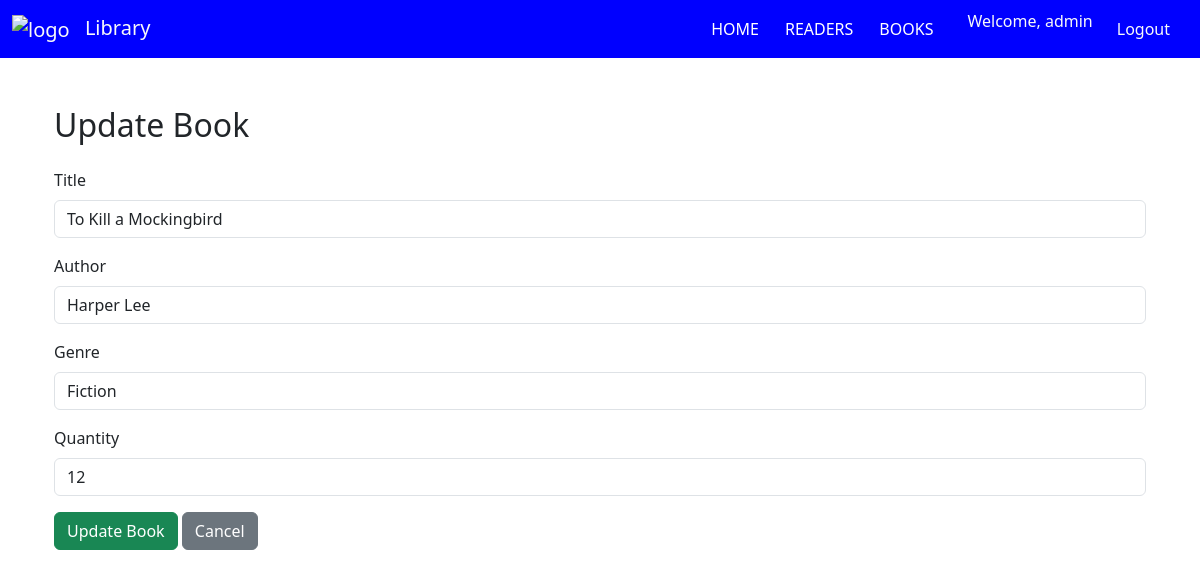
Screenshot of /books/update/1/ (signed in) with the database file from the repository.
### lims_app/models.py (models this page shows, shortened)
class User(AbstractUser):
    ROLE_CHOICES = (
        ('admin', 'Admin'),
        ('librarian', 'Librarian'),
        ('member', 'Member'),
    )
    role = models.CharField(max_length=10, choices=ROLE_CHOICES, default='member')
    phone = models.CharField(max_length=15, blank=True, null=True)
    address = models.TextField(blank=True, null=True)
    def is_admin(self):
        return self.role == 'admin' or self.is_superuser
    def is_librarian(self):
        return self.role == 'librarian' or self.is_admin()

class Book(models.Model):
    title = models.CharField(max_length=200,unique=True)
    author = models.CharField(max_length=200)
    genre = models.CharField(max_length=100)
    available_quantity = models.PositiveIntegerField(default=1)

### lims_app/views.py (the view, shortened to what this page needs)
# urls.py: path('books/update/<int:book_id>/', views.update_book, name='update_book'),
@librarian_required
def update_book(request, book_id):
    book = Book.objects.get(id=book_id)
    return render(request, 'update_book.html', {'book': book})

### lims_app/templates/update_book.html (shortened to what this page needs)
{% extends "index.html" %}
{% block main_content %}
<div class="container mt-5">
    <h2 class="mb-4">Update Book</h2>
    <form method="post">
        <div class="mb-3">
            <label class="form-label">Title</label>
            <input type="text" name="title" class="form-control" value="{{ book.title }}" required>
        </div>
        <div class="mb-3">
            <label class="form-label">Author</label>
            <input type="text" name="author" class="form-control" value="{{ book.author }}" required>
        </div>
        <div class="mb-3">
            <label class="form-label">Genre</label>
            <input type="text" name="genre" class="form-control" value="{{ book.genre }}" required>
        </div>
        <div class="mb-3">
            <label class="form-label">Quantity</label>
            <input type="number" name="available_quantity" class="form-control" value="{{ book.available_quantity }}" min="1" required>
        </div>
        <button type="submit" class="btn btn-success">Update Book</button>
        <a href="{% url 'book_list' %}" class="btn btn-secondary">Cancel</a>
    </form>
</div>
{% endblock %}

### lims_app/templates/index.html (shortened to what this page needs)
<!doctype html>
{% load static %}
<html lang="en">
  <head>
    <link href="https://cdn.jsdelivr.net/npm/bootstrap@5.3.8/dist/css/bootstrap.min.css" rel="stylesheet">
  </head>
  <body>
    <nav class="navbar navbar-expand-lg" style="background-color: #0000FF;">
      <div class="container-fluid">
        <a class="navbar-brand text-light" href="#">
          <img src="{% static 'lims_app/logo1.jpg' %}" alt="logo" height="45" style="margin-right: 10px">
          Library
        </a>
        <div class="collapse navbar-collapse" id="navbarNav">
          <ul class="navbar-nav ms-auto">
            {% if user.is_authenticated %}
              {% if user.is_admin %}
                <li class="nav-item">
                  <a class="nav-link {% if current_tab == 'home' %}active{% endif %}" href="{% url 'home' %}">HOME</a>
                </li>
                <li class="nav-item">
                  <a class="nav-link {% if current_tab == 'readers' %}active{% endif %}" href="{% url 'readers_tab' %}">READERS</a>
                </li>
                <li class="nav-item">
                  <a class="nav-link {% if current_tab == 'books' %}active{% endif %}" href="{% url 'book_list' %}">BOOKS</a>
                </li>
              {% endif %}
              <li class="nav-item">
                <span class="navbar-text text-light mx-3">Welcome, {{ user.username }}</span>
              </li>
              <li class="nav-item">
                <a class="nav-link text-light" href="{% url 'logout' %}">Logout</a>
              </li>
            {% endif %}
          </ul>
        </div>
      </div>
    </nav>
    <div class="container mt-4">
      {% block main_content %}
      {% endblock %}
    </div>
  </body>
</html>

### lims_app/templates/index.html (style rules this page uses)
.navbar-nav .nav-link { color: white; margin-right: 10px; }

### rows the page displays
User: username "admin"
Book: title "To Kill a Mockingbird", author "Harper Lee", genre "Fiction", available_quantity "12"
